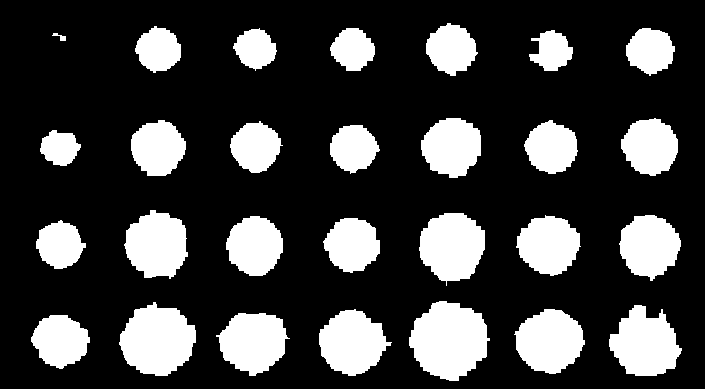
#> input picture Exercise 5 folder/Circles.png, 705 x 389 px
$ python ErosionAndDilation.py
#> lines starting #> are read from the running program, lines starting #| are printed output that depends on the picture; after the words box and inside, x2 and y2 are one past the last pixel; in counts of white or black regions, pixels touching at a corner belong together
from pickletools import uint8
from turtle import width
import cv2 as cv
import numpy as np

img = cv.imread('Circles.png',0)
#> img is the input picture: shape (389, 705); min 0, max 255, mean 62
height, width = img.shape[0], img.shape[1]
#> height = 389; width = 705

ret, thresh = cv.threshold(img,127,255,cv.THRESH_BINARY)
#> thresh: shape (389, 705); 24.3% white; 28 white regions, largest, box (x1, y1, x2, y2) and area: (409, 301, 490, 381) 4659, (119, 302, 196, 376) 4078, (609, 305, 682, 376) 3513
kernel = np.ones((5,5))
offset = len(kernel) //2

erodeImage = np.zeros((height,width),np.uint8)
dilationImage = np.zeros((height,width),np.uint8)

for x in range(offset,width-offset):
    for y in range(offset,height-offset):
        if thresh[y,x] == 0:
            for a in range (len(kernel)):
                for b in range(len(kernel)):
                    xn = x + a - offset
                    yn = y + b  - offset
                    erodeImage [yn,xn] = 255
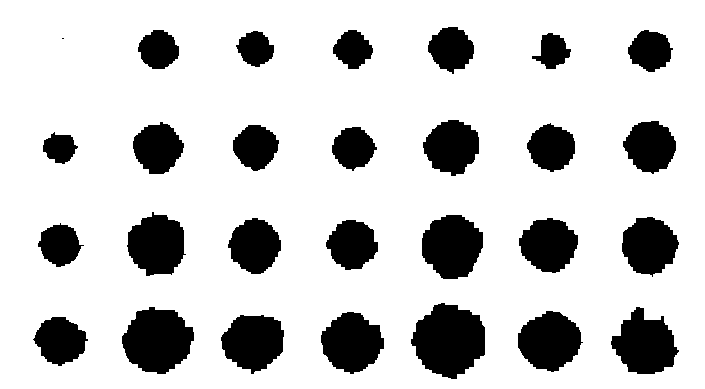
#> erodeImage: shape (389, 705); 80.1% white; 28 black regions (1 under 20 px), largest, box (x1, y1, x2, y2) and area: (411, 303, 485, 379) 4034, (122, 307, 194, 374) 3493, (422, 215, 483, 279) 2986


for x in range(offset,width-offset):
    for y in range(offset,height-offset):
        if thresh[y,x] == 255:
            for a in range (len(kernel)):
                for b in range(len(kernel)):
                    xn = x + a - offset
                    yn = y + b  - offset
                    dilationImage [yn,xn] = 255
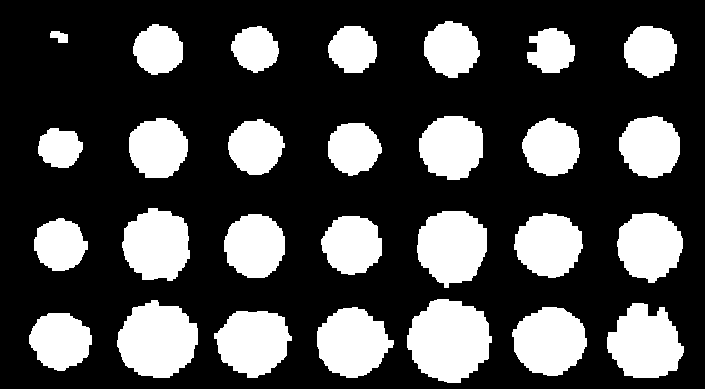
#> dilationImage: shape (389, 705); 29.1% white; 28 white regions, largest, box (x1, y1, x2, y2) and area: (407, 299, 492, 383) 5319, (117, 300, 198, 378) 4698, (607, 303, 684, 378) 4141


cv.imshow("ImageErode", erodeImage)
cv.imshow("ImageDilation", dilationImage)
cv.waitKey(0)
